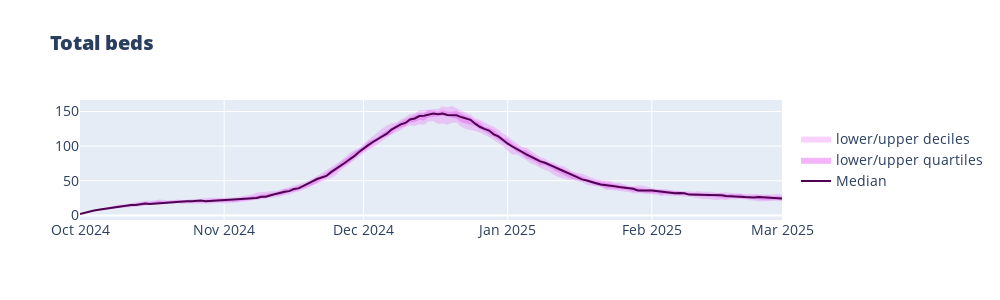

The notebook cell this image was saved under:
### Code cell
# https://plotly.com/python/line-charts/#filled-lines

def fan_chart(df, title: str):
    go_layout = {
        'width': 1000,
        'height': 300,
        'title': title,
        'legend': {'y': 0.5, 'font_size': 12},
        'legend_y': 0.5,
        'legend_font_size': 14,
        'title_font_size': 20,
        'xaxis': {'tickfont': {'size': 14}},
        'yaxis': {'tickfont': {'size': 14}},
        'title_font_weight': 900
    }

    x = list(df.index)

    y_lo = list(df.quantile(0.1, axis=1))
    y_hi = list(df.quantile(0.9, axis=1))
    fig = go.Figure(layout=go_layout)
    fig.add_trace(go.Scatter(
        x=x+x[::-1],
        y=y_hi+y_lo[::-1],
        fill='toself',
        fillcolor='rgba(231,107,243,0.3)',
        line_color='rgba(255,255,255,0)',
        name='lower/upper deciles',
    ))


    y_lo = list(df.quantile(0.25, axis=1))
    y_hi = list(df.quantile(0.75, axis=1))
    fig.add_trace(go.Scatter(
        x=x+x[::-1],
        y=y_hi+y_lo[::-1],
        fill='toself',
        fillcolor='rgba(231,107,243,0.5)',
        line_color='rgba(255,255,255,0)',
        name='lower/upper quartiles',
    ))

    fig.add_trace(go.Scatter(
        x=x, y=list(df.quantile(0.5, axis=1)),
        line_color='rgb(80,0,80)',
        name='Median'
    ))

    return fig

fig = fan_chart(df30, 'Total beds')
fig.show()

### Figure 1 — Plotly figure (JSON) as saved in the notebook; plotly's stock layout.template omitted (floating-point values rounded to 4 significant figures; data arrays with more than 128 entries replaced by an {"elided": "..."} marker saying what was removed)
{"data": [{"fill": "toself", "fillcolor": "rgba(231,107,243,0.3)", "line": {"color": "rgba(255,255,255,0)"}, "name": "lower/upper deciles", "type": "scatter", "x": {"elided": "304 str values"}, "y": {"elided": "304 float values"}}, {"fill": "toself", "fillcolor": "rgba(231,107,243,0.5)", "line": {"color": "rgba(255,255,255,0)"}, "name": "lower/upper quartiles", "type": "scatter", "x": {"elided": "304 str values"}, "y": {"elided": "304 float values"}}, {"line": {"color": "rgb(80,0,80)"}, "name": "Median", "type": "scatter", "x": {"elided": "152 str values"}, "y": {"elided": "152 float values"}}], "layout": {"height": 300, "legend": {"font": {"size": 14}, "y": 0.5}, "title": {"font": {"size": 20, "weight": 900}, "text": "Total beds"}, "width": 1000, "xaxis": {"tickfont": {"size": 14}}, "yaxis": {"tickfont": {"size": 14}}}}
